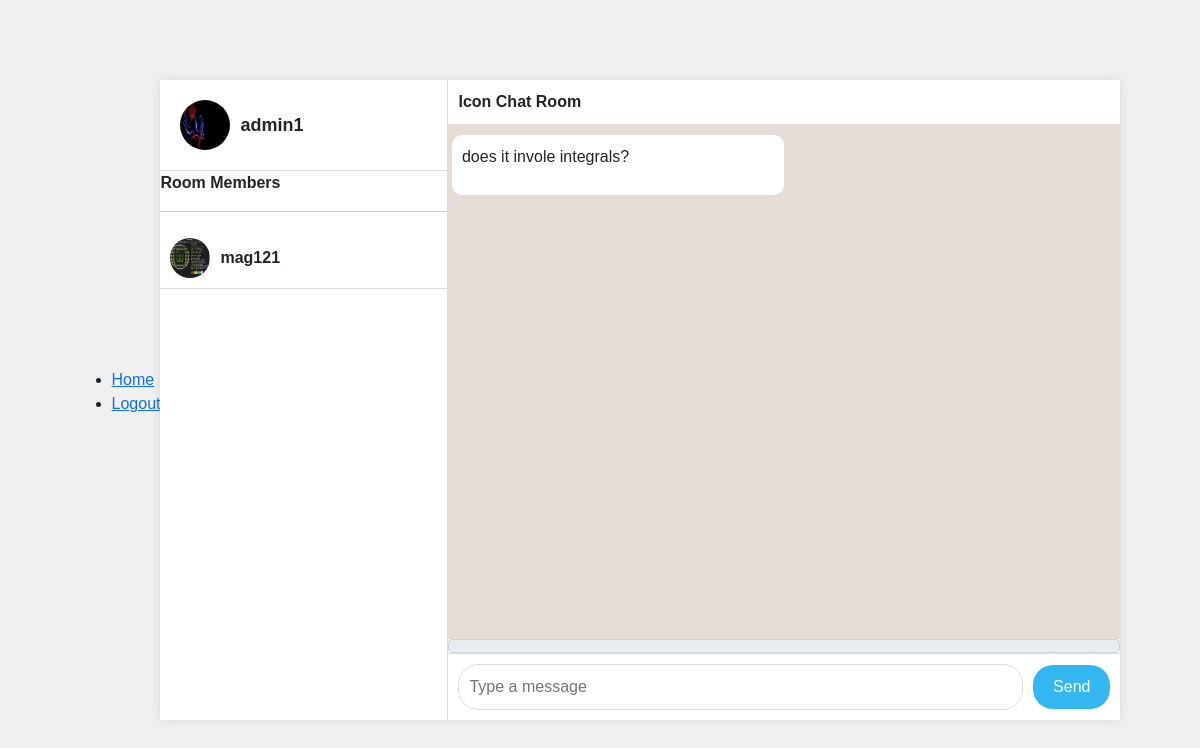
Page /chat/Icon (signed in) on the earlier database version.
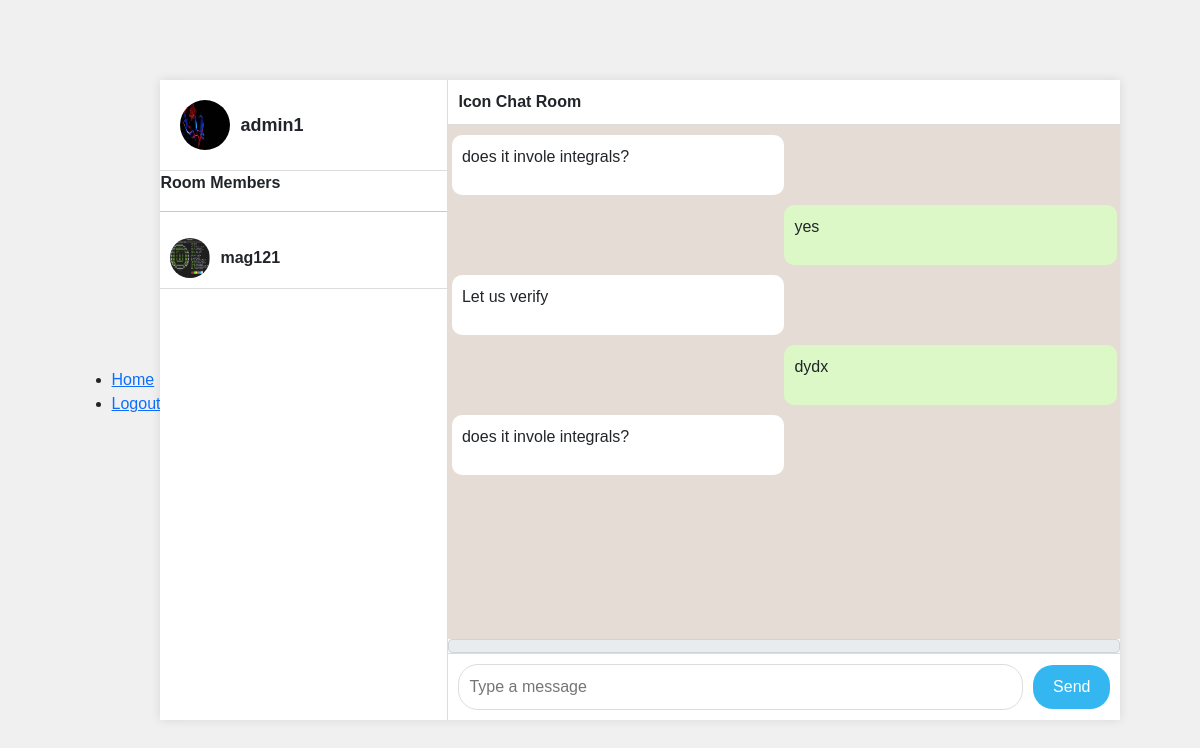
Same page on the later database version.
### chatapp/models.py (models this page shows, shortened)
class Profile(models.Model):
    pID = ShortUUIDField(primary_key=True, unique=True, editable=False)
    user = models.OneToOneField(User, on_delete=models.CASCADE)
    first_name = models.CharField(max_length=30, blank=True)
    last_name = models.CharField(max_length=30, blank=True)
    avatar = ResizedImageField(quality=70, upload_to='media/profile', blank=True, null=True)

class RoomChat(models.Model):
    mID = ShortUUIDField(primary_key=True, unique=True, editable=False)
    room = models.ForeignKey(Room, on_delete=models.CASCADE)
    author = models.ForeignKey(Profile, on_delete=models.SET_NULL, null=True)
    content = models.CharField(max_length=300, blank=False)
    image = ResizedImageField(blank=True, null=True, quality=70, upload_to="media/chats/images")
    file = models.FileField(blank=True, null=True, upload_to='media/chats/files')
    created_at = models.DateTimeField(auto_now_add=True)

### chatapp/views.py (the view)
# urls.py: path('chat/<str:pk>', views.chat, name='chat'),
@login_required(login_url='signin')
def chat(request, pk):
    room = Room.objects.get(room_name=pk)
    members = room.members.all()
    chats = RoomChat.objects.filter(room=room)
    context = {
        "room": room,
        "chats": chats,
        "members": members,
        "user": request.user,
        }
    if request.user.profile in members:
        return render(request, 'chat.html', context)
    else:
        return redirect('home')

### chatapp/templates/chat.html (shortened to what this page needs)
{% extends 'base.html' %}
{% load static %}
{% block content %}
<link rel="stylesheet" href="{% static 'styles.css' %}">
<div class="app-container">
    <div class="sidebar">
        <div class="profile-section">
            {% if user.profile.avatar %}
            <img src="{{ user.profile.avatar.url }}" alt="Profile" class="profile-pic">
            {% endif %}
            <span class="username">{{ user.username }}</span>
        </div>
        <div class="chat-list">
            <p><strong>Room Members</strong></p>
            <hr>
            {%for m in members %}
            {% if m != request.user.profile %}
            <div class="chat-item">
                {% if m.avatar %}
                <img src="{{ m.avatar.url }}" alt="Contact" class="contact-pic">
                {% endif %}
                <div class="chat-info">
                    <span class="contact-name">{{ m.user.username }} </span>
                </div>
            </div>
            {% endif %}
            {% endfor %}
        </div>
    </div>
    <div class="chat-window">
        <div class="chat-header">
            <span class="contact-name">{{ room.room_name }} Chat Room</span>
        </div>
        {% include 'partial.html' %}
        <form id="demo_form" enctype="multipart/form-data">
            <span class="input-group-text attach_btn">
            </span>
            <div class="message-input">
                <input id="content" name="content" type="text" placeholder="Type a message" id="content" required>
                <button type="submit">Send</button>
            </div>
        </form>
    </div>
</div>
{% endblock %}

### chatapp/templates/partial.html (shortened to what this page needs)
<div id="test" class="chat-messages">
    {% for chat in chats %}
    {% if chat.author == user.profile %}
    <div class="message sent">
        <p>{{ chat.content }}</p>
    </div>
    {% else %}
    <div class="message received">
        <p>{{ chat.content }}</p>
    </div>
    {% endif %}
    {% endfor %}
</div>

Differences in the rows shown:
added RoomChat: content "yes"
added RoomChat: content "Let us verify"
added RoomChat: content "dydx"
added RoomChat: content "does it invole integrals?"
